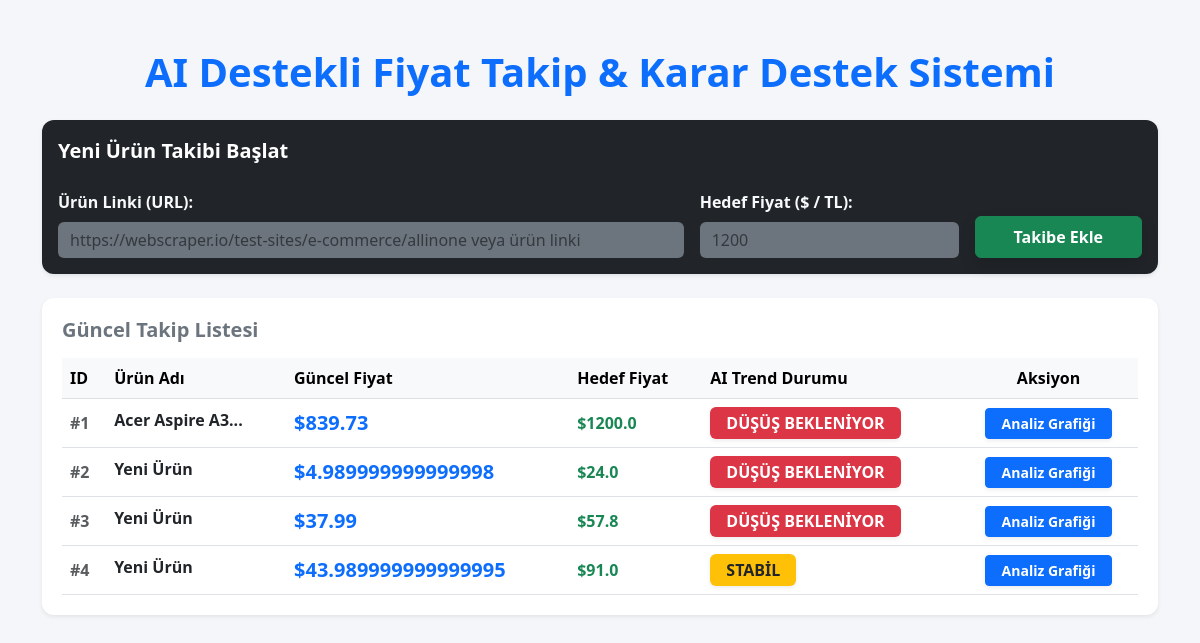
Before: / with the older database file.
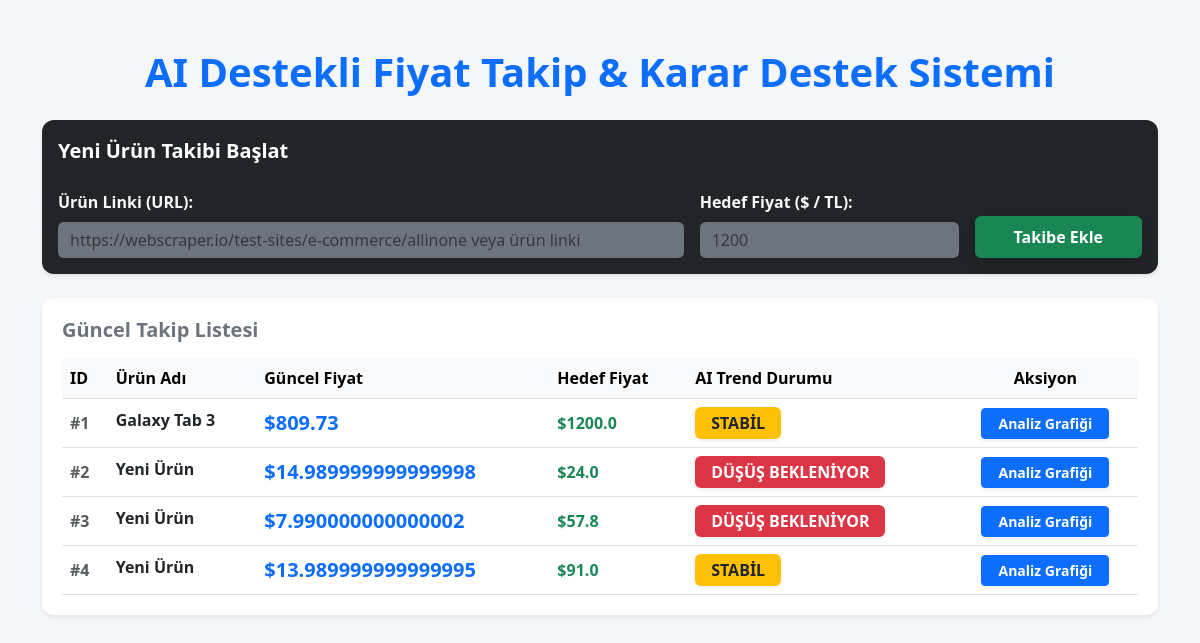
After: the same page with the newer database file.
### tables this page shows
CREATE TABLE tracked_products (
        id INTEGER PRIMARY KEY AUTOINCREMENT,
        product_name TEXT,
        url TEXT,
        target_price REAL,
        current_price REAL DEFAULT 0.0,
        ai_status TEXT DEFAULT 'Veri Toplanıyor'
    );

### app.py (the view)
@app.route("/")
def index():
    with db_lock:
        cursor.execute("SELECT * FROM tracked_products")
        products = cursor.fetchall()
    return render_template("index.html", products=products)

### templates/index.html (shortened to what this page needs)
<!DOCTYPE html>
<html lang="tr">
<head>
     <link href="https://cdn.jsdelivr.net/npm/bootstrap@5.3.0/dist/css/bootstrap.min.css" rel="stylesheet">
</head>
<body>
     <div class="container mt-5">
          <h1 class="mb-4 text-center text-primary fw-bold">AI Destekli Fiyat Takip & Karar Destek Sistemi</h1>
          <div class="card mb-4 shadow-sm bg-dark text-white">
               <div class="card-header border-0 bg-transparent fw-bold pt-3 fs-5">Yeni Ürün Takibi Başlat</div>
               <div class="card-body">
                    <form action="/add" method="POST" class="row g-3">
                         <div class="col-md-7">
                              <label class="form-label fw-bold text-light">Ürün Linki (URL):</label>
                              <input type="text" name="url" class="form-control bg-secondary text-white border-0" placeholder="https://webscraper.io/test-sites/e-commerce/allinone veya ürün linki" required>
                         </div>
                         <div class="col-md-3">
                              <label class="form-label fw-bold text-light">Hedef Fiyat ($ / TL):</label>
                              <input type="number" step="0.01" name="target_price" class="form-control bg-secondary text-white border-0" placeholder="1200" required>
                         </div>
                         <div class="col-md-2 d-flex align-items-end">
                              <button type="submit" class="btn btn-success w-100 fw-bold py-2 shadow">Takibe Ekle</button>
                         </div>
                    </form>
               </div>
          </div>
          <div class="table-container shadow-sm mb-4">
               <h3 class="fs-5 fw-bold mb-3 text-secondary">Güncel Takip Listesi</h3>
               <div class="table-responsive">
                    <table class="table table-hover align-middle mb-0">
                         <thead class="table-light">
                              <tr>
                                   <th>ID</th>
                                   <th>Ürün Adı</th>
                                   <th>Güncel Fiyat</th>
                                   <th>Hedef Fiyat</th>
                                   <th>AI Trend Durumu</th>
                                   <th class="text-center">Aksiyon</th>
                              </tr>
                         </thead>
                         <tbody>
                              {% for prod in products %}
                              <tr>
                                   <td><span class="text-muted fw-bold">#{{ prod[0] }}</span></td>
                                   <td><strong class="text-dark d-inline-block text-truncate" style="max-width: 300px;">{{ prod[1] }}</strong></td>
                                   <td class="fw-bold text-primary fs-5">${{ prod[4] }}</td>
                                   <td class="text-success fw-bold">${{ prod[3] }}</td>
                                   <td>
                                        {% if 'ALIM' in prod[5] or 'ALIM FIRSATI' in prod[5] %}
                                             <span class="badge bg-success px-3 py-2 fs-6 shadow-sm">ALIM FIRSATI</span>
                                        {% elif 'DUSUS' in prod[5] or 'DÜŞÜŞ' in prod[5] %}
                                             <span class="badge bg-danger px-3 py-2 fs-6 shadow-sm">DÜŞÜŞ BEKLENİYOR</span>
                                        {% elif 'STABIL' in prod[5] or 'STABİL' in prod[5] %}
                                             <span class="badge bg-warning text-dark px-3 py-2 fs-6 shadow-sm">STABİL</span>
                                        {% else %}
                                             <span class="badge bg-info text-dark px-3 py-2 fs-6 shadow-sm">YÜKSELİŞ TRENDİ</span>
                                        {% endif %}
                                   </td>
                                   <td class="text-center">
                                        <button class="btn btn-sm btn-primary fw-bold px-3 shadow-sm" onclick="showChart({{ prod[0] }}, '{{ prod[1] }}')">Analiz Grafiği</button>
                                   </td>
                              </tr>
                              {% endfor %}
                         </tbody>
                    </table>
               </div>
          </div>
     </div>
</body>
</html>

### templates/index.html (style rules this page uses)
body { background-color: #f4f6f9; font-family: 'Segoe UI', Tahoma, Geneva, Verdana, sans-serif; }
.card { border: none; border-radius: 12px; transition: all 0.3s ease; }
.table-container { background: white; border-radius: 12px; padding: 20px; box-shadow: 0 4px 6px rgba(0,0,0,0.05); }

Changed rows visible on the page:
changed tracked_products id 1: product_name "Acer Aspire A3..." → "Galaxy Tab 3"; current_price "839.73" → "809.73"; ai_status "DÜŞÜŞ BEKLENİYOR" → "STABİL"
changed tracked_products id 2: current_price "4.989999999999998" → "14.989999999999998"
changed tracked_products id 3: current_price "37.99" → "7.990000000000002"
changed tracked_products id 4: current_price "43.989999999999995" → "13.989999999999995"
